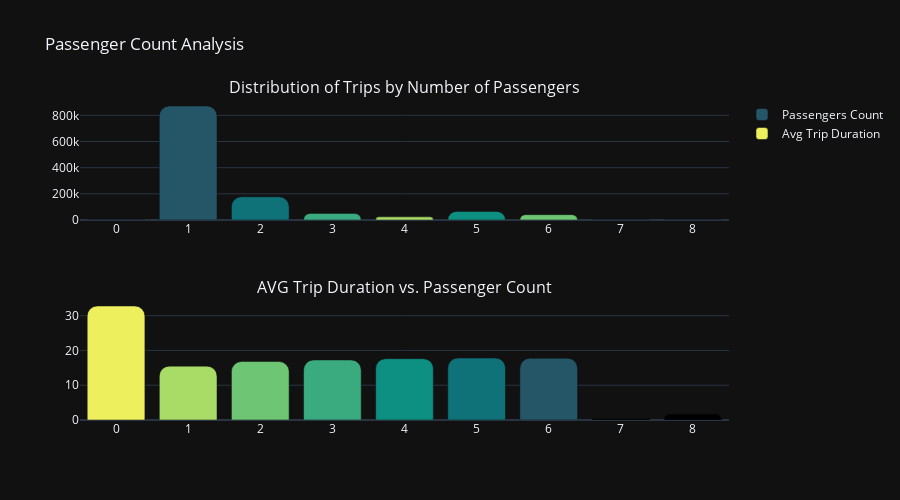

Here is the notebook cell this chart was saved with:
### Markdown cell above
### **Conclusion and Insights**

#### **1. `Store-and-Forward Trips`**
- **99.4%** of trips were transmitted directly (`store_and_fwd_flag = N`), indicating strong network connectivity.
- Only **0.555%** of trips were stored in vehicle memory before transmission (`store_and_fwd_flag = Y`), reflecting minimal connectivity issues.

**Key Insight:**  
The vast majority of trips had no connectivity problems, suggesting reliable server communication.

---

#### **2. `Vendor Distribution`**
- **Vendor A** handled **46.5%** of the trips.
- **Vendor B** handled **53.5%** of the trips.

**Key Insight:**  
Vendor B slightly outperformed Vendor A, capturing a larger share of the market. This suggests Vendor B may have more drivers or serve more demand.

---

### Code cell
avg_trip_pass=df['trip_duration_min'].groupby(df['passenger_count']).mean().reset_index().round(2)
avg_trip_pass.columns=['Number Of Passengers','Avg Trip Duration']

pass_count = df['passenger_count'].value_counts().reset_index()
pass_count.columns = ['Number Of Passengers', 'Trip Count']

fig = make_subplots(rows=2 ,cols= 1 , subplot_titles=( "Distribution of Trips by Number of Passengers","AVG Trip Duration vs. Passenger Count"))

fig.add_trace(
   go.Bar(
      x=pass_count['Number Of Passengers'],
      y= pass_count['Trip Count'] ,
      name = 'Passengers Count',
      marker=dict(color=px.colors.sequential.Aggrnyl) ,
      
   ),
   row= 1 , col= 1
)
fig.add_trace(
   go.Bar(
            x=avg_trip_pass['Number Of Passengers'] ,
            y=avg_trip_pass['Avg Trip Duration'],
            name='Avg Trip Duration',
            marker=dict(color=px.colors.sequential.Aggrnyl_r),
            
            
   ) ,
   row= 2 ,col=1
)


fig.update_layout(
   height=500,
   title_text="Passenger Count Analysis",
   template='plotly_dark',
   barcornerradius=10,
   
   
)

fig.show()

### Figure 1 — Plotly figure (JSON) as saved in the notebook; plotly's stock layout.template omitted (floating-point values rounded to 4 significant figures)
{"data": [{"marker": {"color": ["rgb(36, 86, 104)", "rgb(15, 114, 121)", "rgb(13, 143, 129)", "rgb(57, 171, 126)", "rgb(110, 197, 116)", "rgb(169, 220, 103)", "rgb(237, 239, 93)"]}, "name": "Passengers Count", "type": "bar", "x": [1, 2, 5, 3, 6, 4, 0, 7, 8], "xaxis": "x", "y": [871202, 177073, 65797, 50470, 40790, 23932, 51, 3, 1], "yaxis": "y"}, {"marker": {"color": ["rgb(237, 239, 93)", "rgb(169, 220, 103)", "rgb(110, 197, 116)", "rgb(57, 171, 126)", "rgb(13, 143, 129)", "rgb(15, 114, 121)", "rgb(36, 86, 104)"]}, "name": "Avg Trip Duration", "type": "bar", "x": [0, 1, 2, 3, 4, 5, 6, 7, 8], "xaxis": "x2", "y": [32.78, 15.49, 16.81, 17.26, 17.63, 17.81, 17.76, 0.33, 1.73], "yaxis": "y2"}], "layout": {"annotations": [{"font": {"size": 16}, "showarrow": false, "text": "Distribution of Trips by Number of Passengers", "x": 0.5, "xanchor": "center", "xref": "paper", "y": 1, "yanchor": "bottom", "yref": "paper"}, {"font": {"size": 16}, "showarrow": false, "text": "AVG Trip Duration vs. Passenger Count", "x": 0.5, "xanchor": "center", "xref": "paper", "y": 0.375, "yanchor": "bottom", "yref": "paper"}], "barcornerradius": 10, "height": 500, "title": {"text": "Passenger Count Analysis"}, "xaxis": {"anchor": "y", "domain": [0, 1]}, "xaxis2": {"anchor": "y2", "domain": [0, 1]}, "yaxis": {"anchor": "x", "domain": [0.625, 1]}, "yaxis2": {"anchor": "x2", "domain": [0, 0.375]}}}
